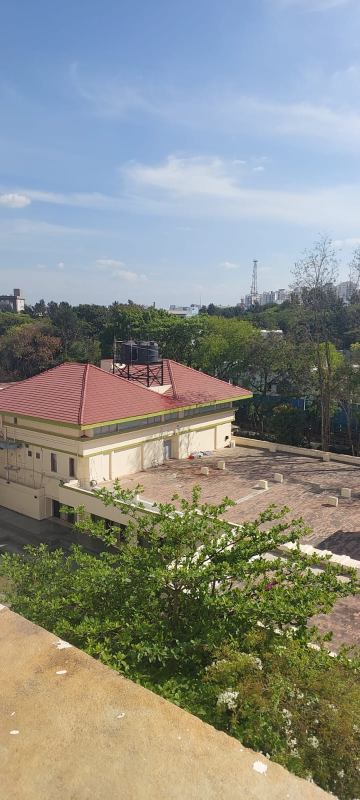
#> input picture panorama photos/img1.jpeg, 720 x 1600 px (shown at 1/2 size); its folder holds 3 pictures in this run
$ python part2_stitching_method2.py
#> lines starting #> are read from the running program, lines starting #| are printed output that depends on the picture; after the words box and inside, x2 and y2 are one past the last pixel; in counts of white or black regions, pixels touching at a corner belong together
import os
import cv2
import numpy as np

# Choose method to handle black borders: "crop", "inpaint", or "blend"
BLACK_BORDER_REMOVAL_METHOD = "blend"  # Options: "crop", "inpaint", "blend"

def load_images(folder_path):
    """Load all images from a folder."""
    image_paths = sorted([os.path.join(folder_path, f)
                          for f in os.listdir(folder_path)
                          if f.lower().endswith(('png', 'jpg', 'jpeg'))])
    images = [cv2.imread(path) for path in image_paths if cv2.imread(path) is not None]
    return images

def detect_features(images, method="SIFT"):
    """Detect keypoints and compute descriptors using ORB or SIFT."""
    method = method.upper()
    detector = cv2.SIFT_create() if method == "SIFT" else cv2.ORB_create(nfeatures=2000)

    keypoints_list, descriptors_list = [], []
    for img in images:
        kp, des = detector.detectAndCompute(img, None)
        keypoints_list.append(kp)
        descriptors_list.append(des)
    return keypoints_list, descriptors_list

def match_keypoints(descriptors_list, method="SIFT", ratio_thresh=0.6):
    """Match keypoints between consecutive images."""
    bf = cv2.BFMatcher(cv2.NORM_L2 if method == "SIFT" else cv2.NORM_HAMMING)

    matches_list = []
    for i in range(len(descriptors_list) - 1):
        if descriptors_list[i] is None or descriptors_list[i+1] is None:
            matches_list.append(None)
            continue

        raw_matches = bf.knnMatch(descriptors_list[i], descriptors_list[i+1], k=2)
        good_matches = [m for m, n in raw_matches if m.distance < ratio_thresh * n.distance]

        matches_list.append(good_matches if len(good_matches) >= 4 else None)

    return matches_list

def compute_homographies(matches_list, keypoints_list):
    """Compute cumulative homographies from all images to the reference image (first image)."""
    homographies = [np.eye(3)]  # First image has identity homography

    for i, matches in enumerate(matches_list):
        if matches is None:
            print(f"Skipping homography computation for image {i+1}. Not enough matches.")
            homographies.append(None)
            continue

        src_pts = np.float32([keypoints_list[i+1][m.trainIdx].pt for m in matches]).reshape(-1, 1, 2)
        dst_pts = np.float32([keypoints_list[i][m.queryIdx].pt for m in matches]).reshape(-1, 1, 2)

        H, _ = cv2.findHomography(src_pts, dst_pts, cv2.RANSAC, 5.0)

        if H is not None:
            homographies.append(H @ homographies[-1])  # Multiply with previous homography
        else:
            homographies.append(None)

    return homographies

def warp_images(images, homographies):
    """Warp images using computed homographies and blend them."""
    ref_h, ref_w = images[0].shape[:2]

    # Compute final panorama size
    corners = []
    for i, img in enumerate(images):
        h, w = img.shape[:2]
        pts = np.float32([[0, 0], [0, h], [w, 0], [w, h]]).reshape(-1, 1, 2)
        transformed_pts = cv2.perspectiveTransform(pts, homographies[i])
        corners.append(transformed_pts)

    all_corners = np.vstack(corners)
    x_min, y_min = np.int32(all_corners.min(axis=0).ravel())
    x_max, y_max = np.int32(all_corners.max(axis=0).ravel())

    # Adjust translation to keep everything in positive coordinates
    translation = np.array([[1, 0, -x_min], [0, 1, -y_min], [0, 0, 1]])
    panorama_size = (x_max - x_min, y_max - y_min)

    # Initialize panorama canvas
    panorama = np.zeros((panorama_size[1], panorama_size[0], 3), dtype=np.uint8)

    for i, img in enumerate(images):
        warped_img = cv2.warpPerspective(img, translation @ homographies[i], panorama_size)

        # Ensure mask has correct size & type
        mask = cv2.cvtColor(warped_img, cv2.COLOR_BGR2GRAY)
        mask = cv2.threshold(mask, 1, 255, cv2.THRESH_BINARY)[1].astype(np.uint8)

        # Use proper blending (avoid bitwise_or issue)
        panorama[mask > 0] = warped_img[mask > 0]

    return panorama

### **Methods to Remove Black Borders** ###
def remove_black_borders(image):
    """Auto-crop the stitched image to remove black areas."""
    gray = cv2.cvtColor(image, cv2.COLOR_BGR2GRAY)
    _, thresh = cv2.threshold(gray, 1, 255, cv2.THRESH_BINARY)

    # Find the largest contour (non-black region)
    contours, _ = cv2.findContours(thresh, cv2.RETR_EXTERNAL, cv2.CHAIN_APPROX_SIMPLE)
    if contours:
        x, y, w, h = cv2.boundingRect(max(contours, key=cv2.contourArea))
        return image[y:y+h, x:x+w]
    return image  # Return original if no contours found

def fill_black_regions(image):
    """Use inpainting to fill black regions in the stitched image."""
    gray = cv2.cvtColor(image, cv2.COLOR_BGR2GRAY)
    mask = (gray == 0).astype(np.uint8) * 255
    return cv2.inpaint(image, mask, inpaintRadius=3, flags=cv2.INPAINT_TELEA)

def blend_black_regions(image):
    """Resize and blend the image with itself to reduce black borders."""
    height, width = image.shape[:2]
    resized = cv2.resize(image, (width, height), interpolation=cv2.INTER_CUBIC)
    return cv2.addWeighted(image, 0.7, resized, 0.3, 0)

def apply_black_border_removal(image, method="blend"):
    """Applies the selected black border removal technique."""
    if method == "crop":
        return remove_black_borders(image)
    elif method == "inpaint":
        return fill_black_regions(image)
    elif method == "blend":
        return blend_black_regions(image)
    return image  # Default return original image

def main():
    input_folder = "panorama photos"
    output_dir = "part2_stitching_method2_output"
    os.makedirs(output_dir, exist_ok=True)

    images = load_images(input_folder)
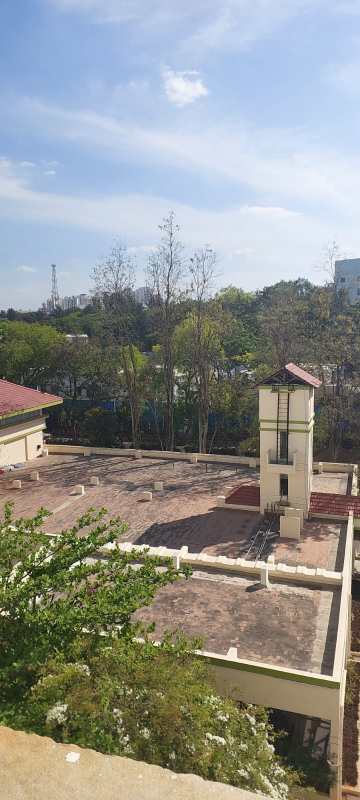
#> input picture panorama photos/img2.jpeg, 720 x 1600 px (shown at 1/2 size)
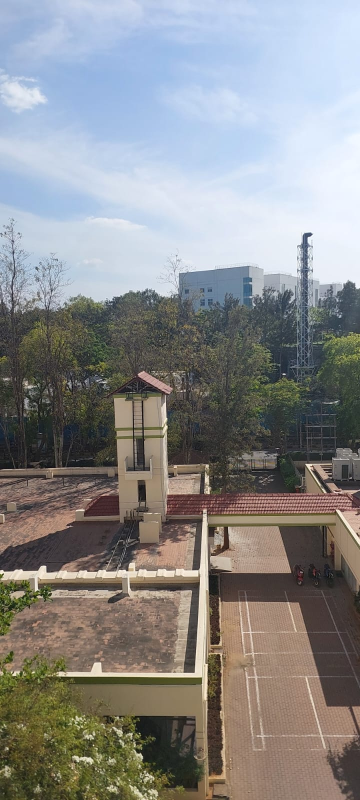
#> input picture panorama photos/img3.jpeg, 720 x 1600 px (shown at 1/2 size)
#> in load_images, `images = [cv2.imread(path) for path in image_paths if cv2.imread(path)..`: images = 3 items
#> images = 3 items
    if len(images) < 2:
        print("Not enough images to stitch.")
        return

    print(f"Loaded {len(images)} images.")
#| Loaded 3 images.

    keypoints_list, descriptors_list = detect_features(images, method="SIFT")
#> the loop in detect_features, `for img in images:` made 3 passes
#> keypoints_list = 3 items; descriptors_list = 3 items
    matches_list = match_keypoints(descriptors_list, method="SIFT", ratio_thresh=0.6)
#> the loop in match_keypoints, `for i in range(len(descriptors_list) - 1):` made 2 passes
#> (raw_matches, good_matches) on passes 1 to 2: (8304 matches, 1231 matches), (9411 matches, 1121 matches)
#> after the loop in match_keypoints, `for i in range(len(descriptors_list) - 1):`: matches_list = 2 matches
#> matches_list = 2 matches
    homographies = compute_homographies(matches_list, keypoints_list)
#> the loop in compute_homographies, `for i, matches in enumerate(matches_list):` made 2 passes
#> matches on passes 1 to 2: 1231 matches, 1121 matches
#> after the loop in compute_homographies, `for i, matches in enumerate(matches_list):`: homographies = [[[1, 0, 0], [0, 1, 0], [0, 0, 1]], [[0.8, -0.0531, 439.2], [-0.164, 0.988, 3], [-0.000304, 2.31e-05, 1]], [[0.577, -0.0626, 696.3], [-0.266, 0.971, -53.76], [-0.0005, 5.56e-05, 0.894]]]

    panorama = warp_images(images, homographies)
#> the loop in warp_images, `for i, img in enumerate(images):` made 3 passes
#> transformed_pts on pass 1: [[0, 0], [0, 1600], [720, 0], [720, 1600]]
#> after the loop in warp_images, `for i, img in enumerate(images):`: corners = [[[0, 0], [0, 1600], [720, 0], [720, 1600]], [[439.2, 3], [341.5, 1526.7], [1299.9, -147], [1137.2, 1791.2]], [[778.8, -60.13], [606.5, 1525.2], [2082.9, -460.2], [1624.5, 2099.8]]]
#> in warp_images, `all_corners = np.vstack(corners)`: all_corners = [[0, 0], [0, 1600], [720, 0], [720, 1600], [439.2, 3], [341.5, 1526.7], [1299.9, -147], [1137.2, 1791.2], [778.8, -60.13], [606.5, 1525.2], [2082.9, -460.2], [1624.5, 2099.8]]
#> in warp_images, `x_min, y_min = np.int32(all_corners.min(axis=0).ravel())`: x_min = 0; y_min = -460
#> in warp_images, `x_max, y_max = np.int32(all_corners.max(axis=0).ravel())`: x_max = 2082; y_max = 2099
#> in warp_images, `translation = np.array([[1, 0, -x_min], [0, 1, -y_min], [0, 0, 1]])`: translation = [[1, 0, 0], [0, 1, 460], [0, 0, 1]]
#> in warp_images, `panorama_size = (x_max - x_min, y_max - y_min)`: panorama_size = (2082, 2559)
#> the loop in warp_images, `for i, img in enumerate(images):` made 3 passes
#> pass 1, in warp_images, `warped_img = cv2.warpPerspective(img, translation @ homographies[i], p..`:
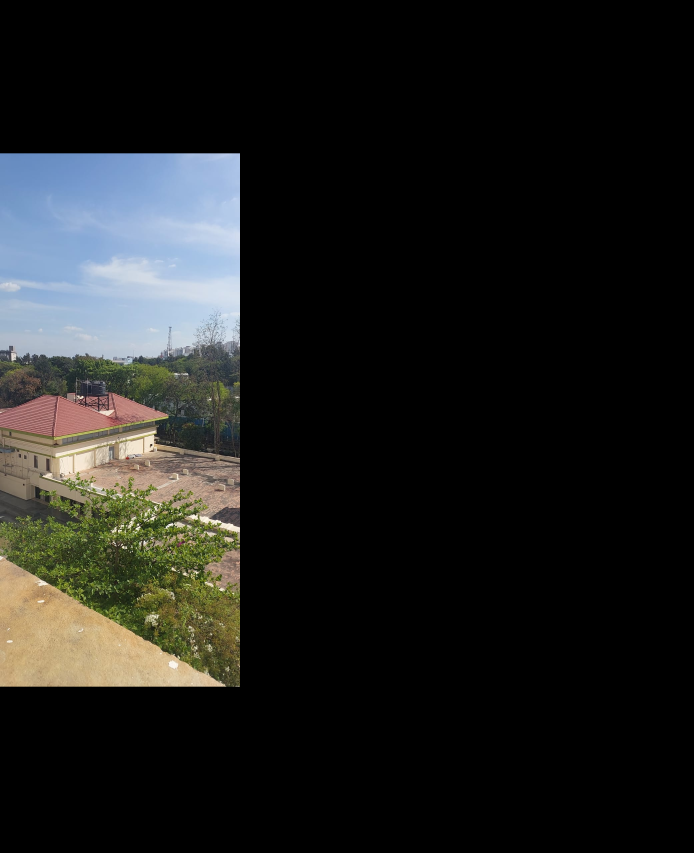
#> warped_img: shape (2559, 2082, 3) (shown at 1/3 size); mean B, G, R 29.1, 30.6, 29.8
#> pass 1, in warp_images, `mask = cv2.cvtColor(warped_img, cv2.COLOR_BGR2GRAY)`:
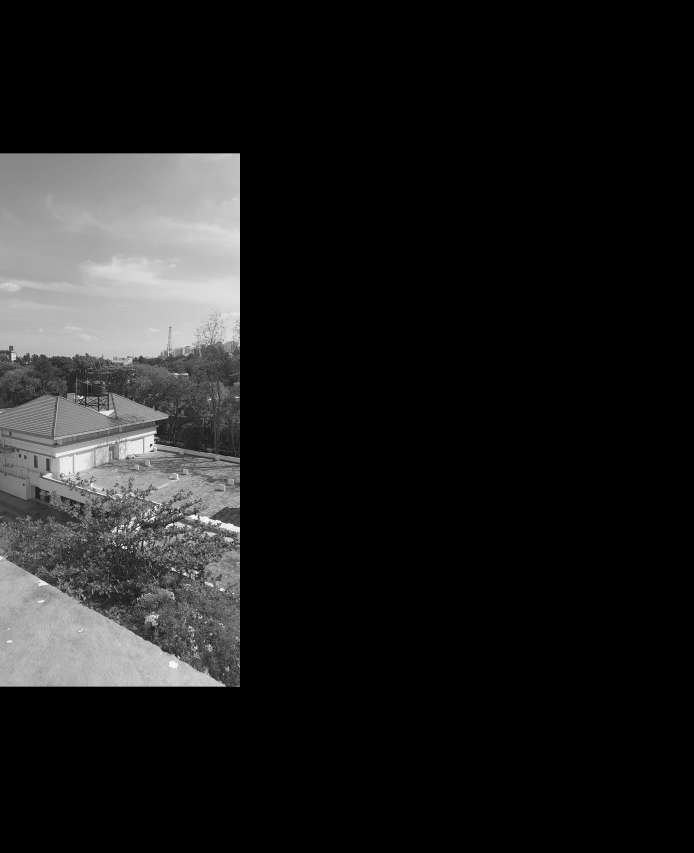
#> mask: shape (2559, 2082) (shown at 1/3 size); min 0, max 255, mean 30.2
#> pass 1, in warp_images, `mask = cv2.threshold(mask, 1, 255, cv2.THRESH_BINARY)[1].astype(np.uin..`:
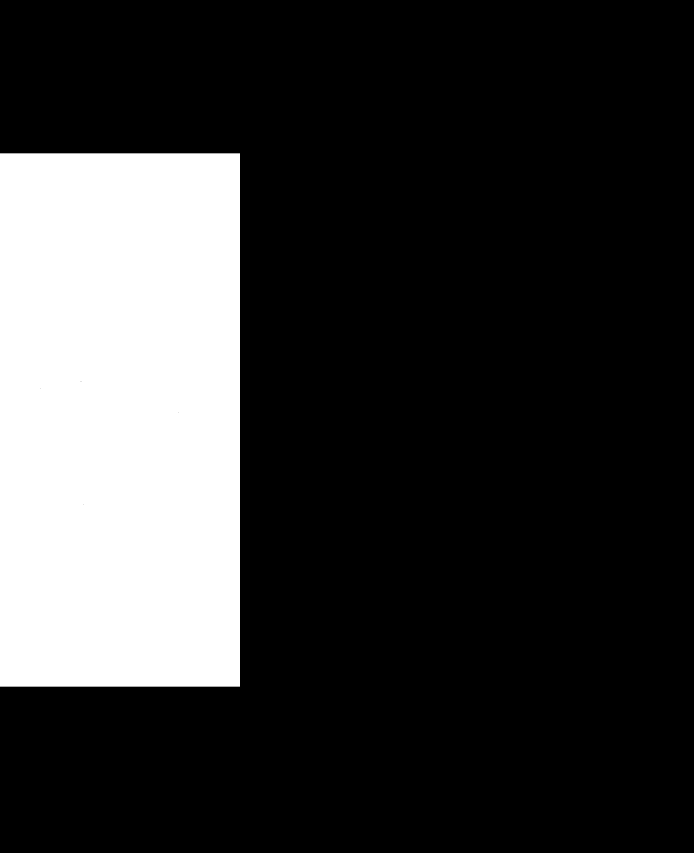
#> mask: shape (2559, 2082) (shown at 1/3 size); 21.6% white; 1 white region, box (x1, y1, x2, y2) and area: (0, 460, 720, 2060) 1151995
#> after the loop in warp_images, `for i, img in enumerate(images):`:
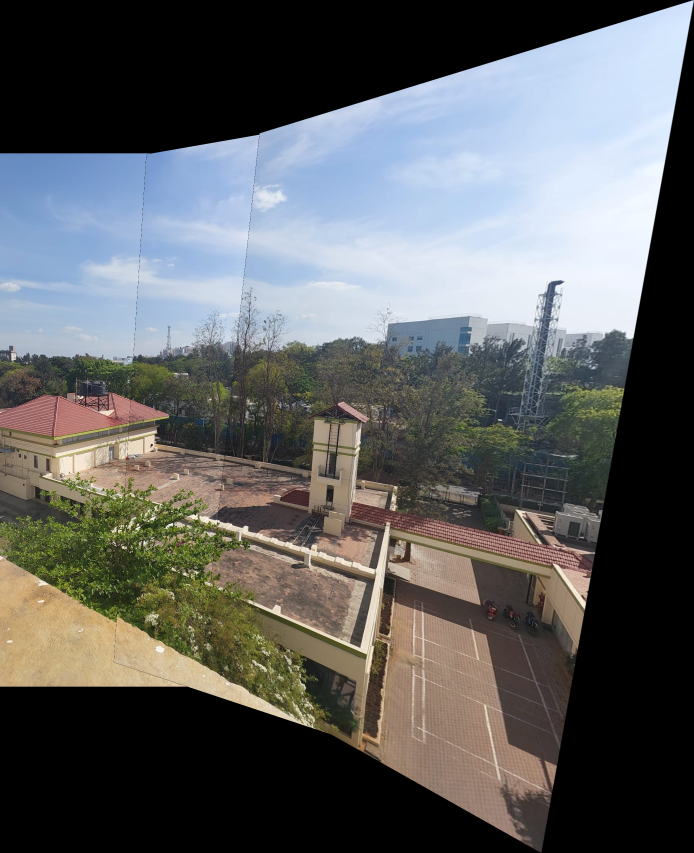
#> panorama: shape (2559, 2082, 3) (shown at 1/3 size); mean B, G, R 96.6, 96.3, 94.9
#> after the loop in warp_images, `for i, img in enumerate(images):`:
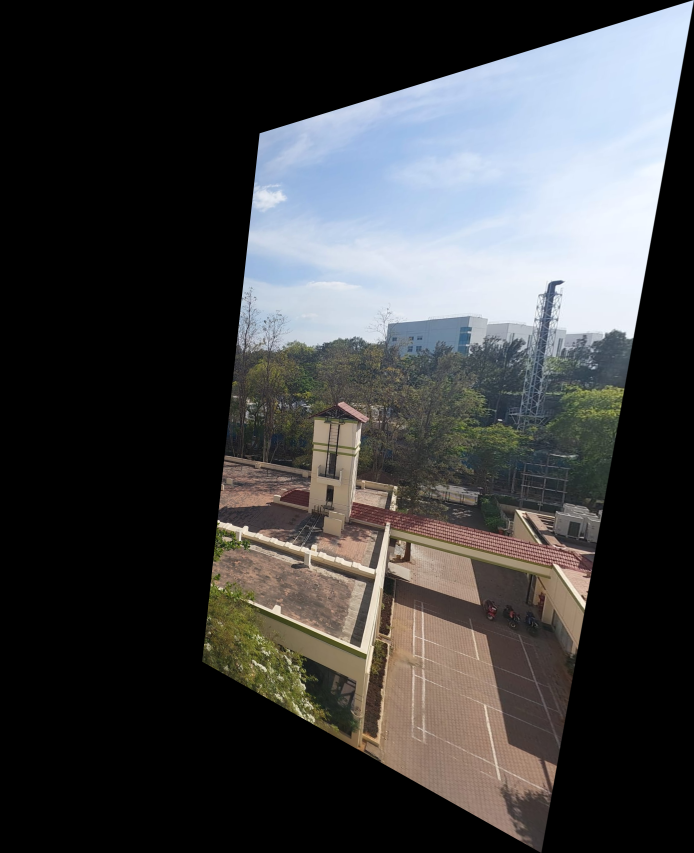
#> warped_img: shape (2559, 2082, 3) (shown at 1/3 size); mean B, G, R 67.1, 66, 65.5

    # Apply selected black border removal method
    panorama = apply_black_border_removal(panorama, method=BLACK_BORDER_REMOVAL_METHOD)

    output_file = os.path.join(output_dir, f"panorama_result_{BLACK_BORDER_REMOVAL_METHOD}.jpg")
    cv2.imwrite(output_file, panorama)
    print(f"Panorama saved as {output_file}")

if __name__ == "__main__":
    main()
